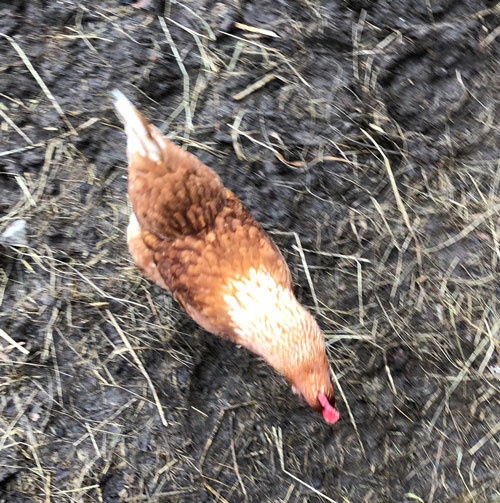
#> input picture camera/chicken.jpg, 500 x 503 px
$ python arithmetic.py --image chicken.jpg
#> lines starting #> are read from the running program, lines starting #| are printed output that depends on the picture
# USAGE
# python arithmetic.py --image ../images/trex.png

# Import the necessary packages
from __future__ import print_function
import numpy as np
import argparse
import cv2

# Construct the argument parser and parse the arguments
ap = argparse.ArgumentParser()
ap.add_argument("-i", "--image", required = True,
                help = "Path to the image")
args = vars(ap.parse_args())

# Load the image and show it
image = cv2.imread(args["image"])
#> image is the input picture: shape (503, 500, 3); mean B, G, R 105.5, 111.1, 118.5
cv2.imshow("Original", image)

# Images are NumPy arrays, stored as unsigned 8 bit integers.
# What does this mean? It means that the values of our pixels
# will be in the range [0, 255]. When using functions like
# cv2.add and cv2.subtract, values will be clipped to this
# range, even if the added or subtracted values fall outside
# the range of [0, 255]. Check out an example:
print("max of 255: {}".format(cv2.add(np.uint8([200]), np.uint8([100]))))
print("min of 0: {}".format(cv2.subtract(np.uint8([50]), np.uint8([100]))))

# NOTE: If you use NumPy arithmetic operations on these arrays,
# the values will be modulos (wrap around) instead of being
# clipped to the [0, 255] arrange. This is important to keep
# in mind when working with images.
print("wrap around: {}".format(np.uint8([200]) + np.uint8([100])))
print("wrap around: {}".format(np.uint8([50]) - np.uint8([100])))

# Let's increase the intensity of all pixels in our image
# by 100. We accomplish this by constructing a NumPy array
# that is the same size of our matrix (filled with ones)
# and the multiplying it by 100 to create an array filled
# with 100's. Then we simply add the images together. Notice
# how the image is "brighter".
M = np.ones(image.shape, dtype = "uint8") * 100
added = cv2.add(image, M)
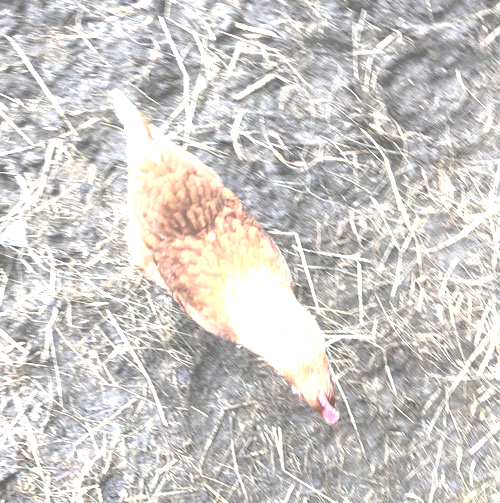
#> added: shape (503, 500, 3); mean B, G, R 199.8, 203.3, 206.7
cv2.imshow("Added", added)

# Similarly, we can subtract 50 from all pixels in our
# image and make it darker:
M = np.ones(image.shape, dtype = "uint8") * 50
subtracted = cv2.subtract(image, M)
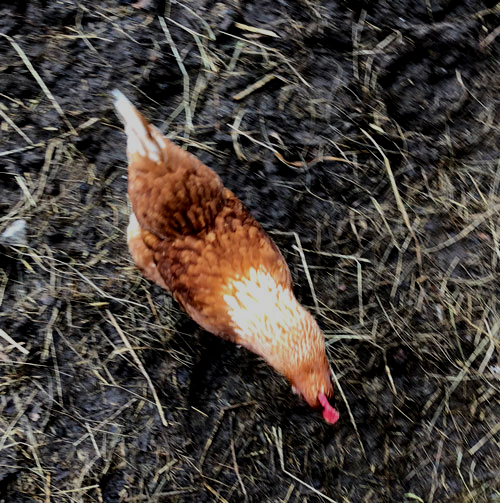
#> subtracted: shape (503, 500, 3); mean B, G, R 57, 62.4, 69.7
cv2.imshow("Subtracted", subtracted)
cv2.waitKey(0)
